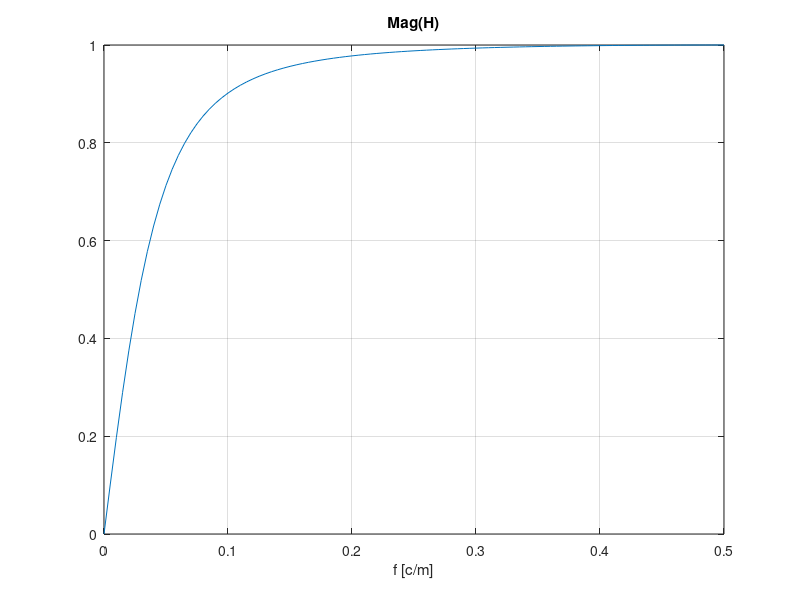

This chart was generated by the following MATLAB code:
fc = 0.05; % frecuencia de corte deseada [c/m]
k = exp(-2 * pi * fc) % constante 'a' del filtro
a = [1, -k]; % coeficientes de y(n)
b = [(1+k)/2, -(1+k)/2]; % coeficientes de x(n)
% Respuesta de frecuencia
w = [0 : 0.01 : 1] * pi; % rango de frecuencia
M = abs(freqz(b, a, w)); % mag. resp. frec
plot(w/(2*pi), M); title('Mag(H)'); xlabel('f [c/m]'); grid